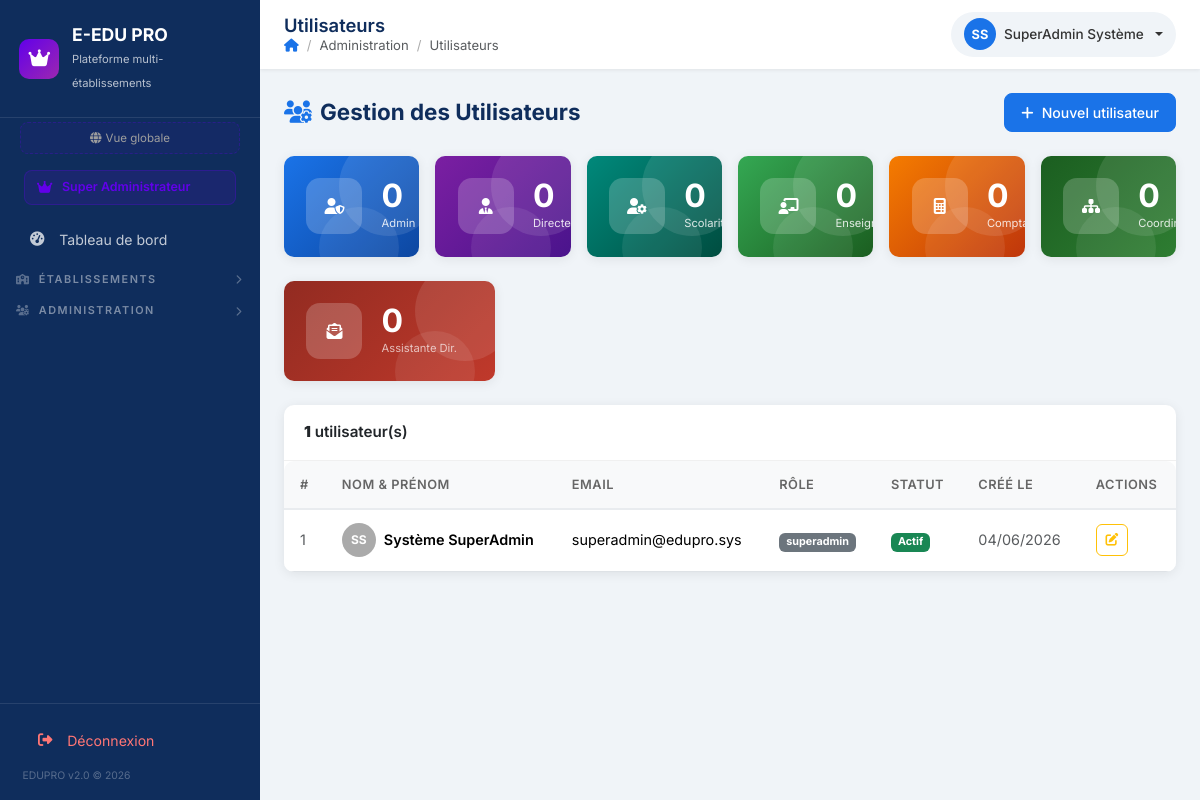
Screenshot of /modules/administration/utilisateurs.php (signed in) with the database file from the repository.
### tables this page shows
CREATE TABLE IF NOT EXISTS users (
    id           INT PRIMARY KEY AUTO_INCREMENT,
    nom          VARCHAR(100) NOT NULL,
    prenom       VARCHAR(100) NOT NULL,
    email        VARCHAR(150) UNIQUE NOT NULL,
    password     VARCHAR(255) NOT NULL,
    role         ENUM('superadmin','admin','directeur','scolarite','enseignant','comptable','etudiant','coordinateur','assistante') NOT NULL DEFAULT 'etudiant',
    ecole_id     INT          DEFAULT NULL,
    reference_id INT          NULL,
    actif        TINYINT(1)   DEFAULT 1,
    created_at   TIMESTAMP    DEFAULT CURRENT_TIMESTAMP,
    INDEX idx_ecole_id (ecole_id)
);

### modules/administration/utilisateurs.php (the view, shortened to what the rows shown need)
<?php
require_once __DIR__ . '/../../config/config.php';
$db      = getDB();
$ecoleId = getEcoleId();
try { $db->exec("ALTER TABLE users MODIFY COLUMN role ENUM('superadmin','admin','directeur','scolarite','enseignant','comptable','etudiant','coordinateur','assistante') NOT NULL DEFAULT 'enseignant'"); } catch (PDOException $e) {}
try {
    if ($ecoleId > 0) {
        $stmt = $db->prepare("SELECT * FROM users WHERE ecole_id = ? ORDER BY role, nom, prenom");
        $stmt->execute([$ecoleId]);
    } else {
        $stmt = $db->query("SELECT * FROM users ORDER BY role, nom, prenom");
    }
    $users = $stmt->fetchAll();
} catch (PDOException $e) {
    $users = $db->query("SELECT * FROM users ORDER BY role, nom, prenom")->fetchAll();
}
$pageTitle  = 'Utilisateurs';
include APP_ROOT . '/includes/header.php';
?>
<div class="page-header">
  <h2><i class="fas fa-users-cog me-2 text-primary"></i>Gestion des Utilisateurs</h2>
</div>
<div class="card">
  <div class="table-responsive">
    <table class="table" id="dataTable">
      <thead><tr><th>#</th><th>Nom & Prénom</th><th>Email</th><th>Rôle</th><th>Statut</th><th>Créé le</th><th>Actions</th></tr></thead>
      <tbody>
        <?php foreach ($users as $i => $u): ?>
        <tr class="<?= !$u['actif'] ? 'opacity-50' : '' ?>">
          <td class="text-muted fs-sm"><?= $i+1 ?></td>
          <td>
            <div class="d-flex align-items-center gap-2">
              <div class="avatar-circle" style="background:<?= ['admin'=>'#0f2d5c','directeur'=>'#5c35a0','scolarite'=>'#0097a7','enseignant'=>'#34a853','comptable'=>'#f57c00','coordinateur'=>'#2e7d32','assistante'=>'#c0392b'][$u['role']] ?? '#aaa' ?>;width:34px;height:34px;font-size:.75rem">
                <?= strtoupper(substr($u['prenom'],0,1).substr($u['nom'],0,1)) ?>
              </div>
              <div>
                <div class="fw-600"><?= h($u['nom'].' '.$u['prenom']) ?></div>
              </div>
            </div>
          </td>
          <td><?= h($u['email']) ?></td>
          <td>
            <?php
              $rc = ['admin'=>'primary','directeur'=>'purple','scolarite'=>'info','enseignant'=>'success','comptable'=>'warning','coordinateur'=>'coord','assistante'=>'ast'][$u['role']] ?? 'secondary';
              $rl = ['admin'=>'Admin','directeur'=>'Directeur','scolarite'=>'Scolarité','enseignant'=>'Enseignant','comptable'=>'Comptable','coordinateur'=>'Coordinateur','assistante'=>'Assistante Dir.'][$u['role']] ?? $u['role'];
              $badgeBg = $rc === 'purple' ? 'style="background:#5c35a0;color:#fff"' : ($rc === 'coord' ? 'style="background:#2e7d32;color:#fff"' : ($rc === 'ast' ? 'style="background:#c0392b;color:#fff"' : ''));
            ?>
            <span class="badge bg-<?= $rc ?>" <?= $badgeBg ?>><?= $rl ?></span>
          </td>
          <td><span class="badge bg-<?= $u['actif'] ? 'success' : 'secondary' ?>"><?= $u['actif'] ? 'Actif' : 'Inactif' ?></span></td>
          <td class="text-muted fs-sm"><?= formatDate($u['created_at']) ?></td>
          <td>
            <div class="d-flex gap-1">
              <button class="btn btn-icon btn-sm btn-outline-warning" onclick='editUser(<?= json_encode($u) ?>)' title="Modifier"><i class="fas fa-edit"></i></button>
            </div>
          </td>
        </tr>
        <?php endforeach; ?>
      </tbody>
    </table>
  </div>
</div>
<?php include APP_ROOT . '/includes/footer.php'; ?>

### includes/header.php (shortened to what the rows shown need)
<?php
$pageTitle = $pageTitle ?? 'EDUPRO';
?>
<!DOCTYPE html>
<html lang="fr">
<head>
  <link href="https://cdn.jsdelivr.net/npm/bootstrap@5.3.2/dist/css/bootstrap.min.css" rel="stylesheet">
  <link href="https://cdnjs.cloudflare.com/ajax/libs/font-awesome/6.4.2/css/all.min.css" rel="stylesheet">
  <link href="<?= APP_URL ?>/assets/css/style.css" rel="stylesheet">
</head>
<body>
<div class="wrapper">
  <?php include APP_ROOT . '/includes/sidebar.php'; ?>
  <div id="main-content">
    <div class="topbar">
      <div class="d-flex align-items-center gap-3">
        <div>
          <h1 class="page-title"><?= h($pageTitle) ?></h1>
        </div>
      </div>
      <div class="topbar-right">
        <div class="dropdown">
          <div class="user-badge dropdown-toggle" data-bs-toggle="dropdown">
            <div class="user-avatar"><?= strtoupper(substr($user['prenom'] ?? 'A', 0, 1) . substr($user['nom'] ?? '', 0, 1)) ?></div>
            <span class="d-none d-md-inline"><?= h(($user['prenom'] ?? '') . ' ' . ($user['nom'] ?? '')) ?></span>
          </div>
        </div>
      </div>
    </div>
    <div class="content-area">

### includes/sidebar.php (shortened to what the rows shown need)
<nav id="sidebar">
  <?php
    $sidebarNom  = isSuperAdmin() && !getEcoleId()
                   ? 'E-EDU PRO'
                   : getParam('etablissement_nom', 'E-EDU PRO');
    $sidebarSlogan = isSuperAdmin() && !getEcoleId()
                   ? 'Plateforme multi-établissements'
                   : getParam('etablissement_slogan', '');
  ?>
  <a href="<?= APP_URL ?>/dashboard.php" class="sidebar-brand">
    <div class="brand-text">
      <strong style="white-space:normal;word-break:break-word;line-height:1.2"><?= h(mb_strtoupper($sidebarNom)) ?></strong>
      <small><?= h($sidebarSlogan) ?></small>
    </div>
  </a>
</nav>

### rows the page displays
users: role "E-EDU PRO", role "Plateforme multi-établissements", prenom+nom "SS", prenom+nom "SuperAdmin Système", substr($u['prenom'],0,1).substr($u['nom'],0,1) "SS", nom+prenom "Système SuperAdmin", email "superadmin@edupro.sys", role "superadmin", actif "Actif", created_at "04/06/2026"

### other values shown
$label "ÉTABLISSEMENTS ADMINISTRATION"
$pageTitle "Utilisateurs"
$label "Administration"
$label "Utilisateurs"
$counts['admin'] "0"
$counts['directeur'] "0"
$counts['scolarite'] "0"
$counts['enseignant'] "0"
$counts['comptable'] "0"
$counts['coordinateur'] "0"
$counts['assistante'] "0"
count($users) "1"
